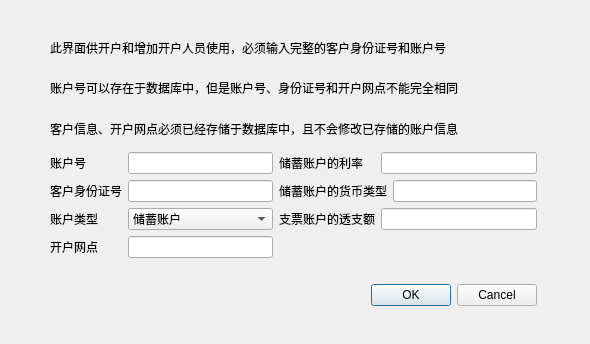
<?xml version="1.0" encoding="UTF-8"?>
<ui version="4.0">
 <class>AccountAddDialog</class>
 <widget class="QDialog" name="AccountAddDialog">
  <property name="geometry">
   <rect>
    <x>0</x>
    <y>0</y>
    <width>590</width>
    <height>344</height>
   </rect>
  </property>
  <property name="windowTitle">
   <string>AccountAddDialog</string>
  </property>
  <widget class="QWidget" name="">
   <property name="geometry">
    <rect>
     <x>50</x>
     <y>30</y>
     <width>487</width>
     <height>276</height>
    </rect>
   </property>
   <layout class="QGridLayout" name="gridLayout_2">
    <item row="0" column="0">
     <widget class="QLabel" name="label_2">
      <property name="text">
       <string>此界面供开户和增加开户人员使用，必须输入完整的客户身份证号和账户号</string>
      </property>
     </widget>
    </item>
    <item row="1" column="0">
     <widget class="QLabel" name="label_3">
      <property name="text">
       <string>账户号可以存在于数据库中，但是账户号、身份证号和开户网点不能完全相同</string>
      </property>
     </widget>
    </item>
    <item row="2" column="0">
     <widget class="QLabel" name="label_4">
      <property name="text">
       <string>客户信息、开户网点必须已经存储于数据库中，且不会修改已存储的账户信息</string>
      </property>
     </widget>
    </item>
    <item row="3" column="0">
     <layout class="QGridLayout" name="gridLayout">
      <item row="0" column="0">
       <widget class="QLabel" name="label_14">
        <property name="text">
         <string>账户号</string>
        </property>
       </widget>
      </item>
      <item row="0" column="1">
       <widget class="QLineEdit" name="accountlineEdit"/>
      </item>
      <item row="0" column="2">
       <widget class="QLabel" name="label_10">
        <property name="text">
         <string>储蓄账户的利率</string>
        </property>
       </widget>
      </item>
      <item row="0" column="3" colspan="2">
       <widget class="QLineEdit" name="ratelineEdit"/>
      </item>
      <item row="1" column="0">
       <widget class="QLabel" name="label">
        <property name="text">
         <string>客户身份证号</string>
        </property>
       </widget>
      </item>
      <item row="1" column="1">
       <widget class="QLineEdit" name="clientlineEdit"/>
      </item>
      <item row="1" column="2" colspan="2">
       <widget class="QLabel" name="label_13">
        <property name="text">
         <string>储蓄账户的货币类型</string>
        </property>
       </widget>
      </item>
      <item row="1" column="4">
       <widget class="QLineEdit" name="typelineEdit"/>
      </item>
      <item row="2" column="0">
       <widget class="QLabel" name="label_9">
        <property name="text">
         <string>账户类型</string>
        </property>
       </widget>
      </item>
      <item row="2" column="1">
       <widget class="QComboBox" name="comboBox">
        <item>
         <property name="text">
          <string>储蓄账户</string>
         </property>
        </item>
        <item>
         <property name="text">
          <string>支票账户</string>
         </property>
        </item>
       </widget>
      </item>
      <item row="2" column="2">
       <widget class="QLabel" name="label_8">
        <property name="text">
         <string>支票账户的透支额</string>
        </property>
       </widget>
      </item>
      <item row="2" column="3" colspan="2">
       <widget class="QLineEdit" name="overdraftlineEdit"/>
      </item>
      <item row="3" column="0">
       <widget class="QLabel" name="label_12">
        <property name="text">
         <string>开户网点</string>
        </property>
       </widget>
      </item>
      <item row="3" column="1">
       <widget class="QLineEdit" name="branchlineEdit"/>
      </item>
      <item row="4" column="0">
       <widget class="QLabel" name="label_11">
        <property name="text">
         <string/>
        </property>
       </widget>
      </item>
     </layout>
    </item>
    <item row="4" column="0">
     <widget class="QDialogButtonBox" name="buttonBox">
      <property name="orientation">
       <enum>Qt::Horizontal</enum>
      </property>
      <property name="standardButtons">
       <set>QDialogButtonBox::Cancel|QDialogButtonBox::Ok</set>
      </property>
     </widget>
    </item>
   </layout>
  </widget>
 </widget>
 <resources/>
 <connections>
  <connection>
   <sender>buttonBox</sender>
   <signal>accepted()</signal>
   <receiver>AccountAddDialog</receiver>
   <slot>accept()</slot>
   <hints>
    <hint type="sourcelabel">
     <x>248</x>
     <y>254</y>
    </hint>
    <hint type="destinationlabel">
     <x>157</x>
     <y>274</y>
    </hint>
   </hints>
  </connection>
  <connection>
   <sender>buttonBox</sender>
   <signal>rejected()</signal>
   <receiver>AccountAddDialog</receiver>
   <slot>reject()</slot>
   <hints>
    <hint type="sourcelabel">
     <x>316</x>
     <y>260</y>
    </hint>
    <hint type="destinationlabel">
     <x>286</x>
     <y>274</y>
    </hint>
   </hints>
  </connection>
 </connections>
</ui>
